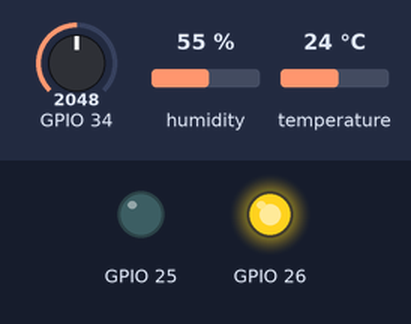
This program was run on a simulated ESP32. Parts: output pins drawn as LEDs (lit = HIGH). Inputs (shaded band) come from the test bench; at power-on: temperature 24 °C, GPIO 34 = 2048, humidity 55 % (analog values on the 0–4095 scale). What the program prints to the serial monitor is not drawn.

Above: at 1.2 s.
1.3 s: temperature set to 29.2 °C
6.5 s: temperature set to 30.4 °C
At 9.2 s:
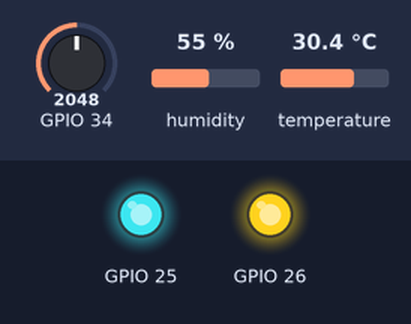
9.5 s: GPIO 34 set to 1806
11.5 s: GPIO 34 set to 1684
At 13.1 s:
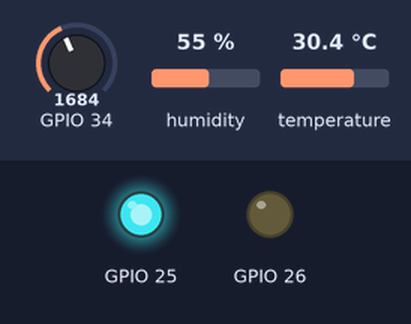
13.5 s: temperature set to 28.5 °C
15.2 s: temperature set to 27.3 °C
At 19.0 s:
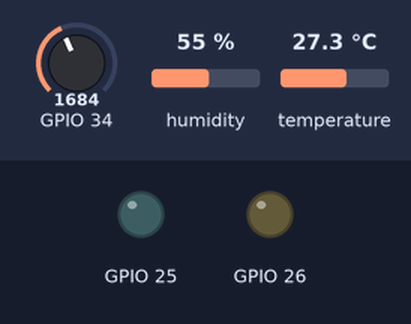
Timing chart, 0 to 20.5 s (numbered marks = the images above; inputs shaded):
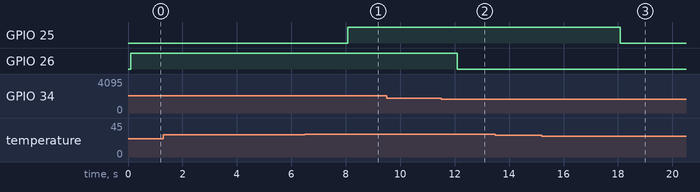

Measured:
- the behaviour switches between 29.9 and 30 °C on temperature (found by bisection; images 0 and 1)
- the behaviour switches between 1757 and 1756 on GPIO 34 (found by bisection; images 1 and 2)
- the behaviour switches between 28 and 27.9 °C on temperature (found by bisection; images 2 and 3)
- after the input at 1.3 s, every drawn part: stays the same
- after the input at 6.5 s, GPIO 25: LOW → HIGH after 1.6 s
- after the input at 9.5 s, every drawn part: stays the same
- after the input at 11.5 s, GPIO 26: HIGH → LOW after 0.59 s
- after the input at 13.5 s, every drawn part: stays the same
- after the input at 15.2 s, GPIO 25: HIGH → LOW after 2.9 s

The program:

main.cpp
```cpp
#include <Arduino.h>
#include <DHT.h>
#include <stdint.h>

#include "command_guard.h"
#include "dht_arduino_driver.h"
#include "gpio_arduino_sink.h"
#include "light_arduino_driver.h"
#include "light_sensor.h"
#include "node_actuators.h"
#include "node_automation.h"
#include "node_profile.h"
#include "temp_humidity_sensor.h"
#include "utc_time.h"
#include "wifi_arduino_adapter.h"
#include "wifi_connection_manager.h"

namespace {

#if defined(NODE_ENV_SIM)
constexpr uint8_t kAdafruitDhtType = DHT22;
constexpr node_env::DhtSensorKind kCompileTimeDhtKind = node_env::DhtSensorKind::DHT22;
constexpr node_env::LightSensorKind kCompileTimeLightKind = node_env::LightSensorKind::LDR_ADC_SIM;
constexpr const char* kFanOutputRole = "sim_fan_indicator_led";
#elif defined(NODE_ENV_REAL)
constexpr uint8_t kAdafruitDhtType = DHT11;
constexpr node_env::DhtSensorKind kCompileTimeDhtKind = node_env::DhtSensorKind::DHT11;
constexpr node_env::LightSensorKind kCompileTimeLightKind = node_env::LightSensorKind::BH1750;
constexpr const char* kFanOutputRole = "mosfet_gate_driver_5v_fan";
#endif

constexpr node_env::ActuatorPolarity kActuatorPolarity =
    node_profile::kActuatorActiveHigh ? node_env::ActuatorPolarity::ACTIVE_HIGH
                                      : node_env::ActuatorPolarity::ACTIVE_LOW;

node_env::AutomationController g_automation;
node_env::CommandGuard g_command_guard;
node_env::ArduinoGpioSink g_gpio_sink;
node_env::NodeActuatorSync g_actuator_sync(node_env::ActuatorPinConfig{
    node_profile::kLampGpioPin,
    node_profile::kFanGpioPin,
    kActuatorPolarity,
    kActuatorPolarity,
});
node_env::DhtArduinoDriver g_dht_driver(node_profile::kDhtDataPin, kAdafruitDhtType);
node_env::TempHumiditySensor g_temp_hum_sensor(node_env::TempHumidityConfig{
    kCompileTimeDhtKind,
    node_profile::kDhtSampleIntervalMs,
    node_profile::kDhtStaleTimeoutMs,
});

#if defined(NODE_ENV_SIM)
node_env::LdrAdcArduinoDriver g_light_driver(node_profile::kLdrAdcPin,
                                             node_profile::kLightMaxValidLux);
#elif defined(NODE_ENV_REAL)
node_env::Bh1750ArduinoDriver g_light_driver(node_profile::kBh1750SdaPin,
                                             node_profile::kBh1750SclPin,
                                             node_profile::kBh1750I2cAddress);
#endif
node_env::LightSensor g_light_sensor(node_env::LightSensorConfig{
    kCompileTimeLightKind,
    node_profile::kLightSampleIntervalMs,
    node_profile::kLightStaleTimeoutMs,
    node_profile::kLightMaxValidLux,
});
node_env::ArduinoWiFiAdapter g_wifi_adapter;
node_env::WiFiConnectionManager g_wifi_manager(
    node_env::ArduinoWiFiAdapter::defaultConfigFromProfile());

bool g_light_begin_ok = false;
uint32_t g_last_heartbeat_ms = 0;
uint32_t g_heartbeat_seq = 0;
bool g_has_logged_dht = false;
uint32_t g_last_dht_log_ms = 0;
bool g_has_logged_light = false;
uint32_t g_last_light_log_ms = 0;
bool g_has_logged_wifi = false;
bool g_wifi_log_pending = false;
uint32_t g_last_wifi_log_ms = 0;

void logBootBanner() {
    const node_env::AutomationState& auto_state = g_automation.state();
    const node_env::ActuatorOutputs& act_out = g_actuator_sync.outputs();

    Serial.println();
    Serial.println(F("========================================"));
    Serial.print(F("node_id="));
    Serial.print(node_profile::kNodeId);
    Serial.print(F(" role="));
    Serial.print(node_profile::kNodeRole);
    Serial.print(F(" env="));
    Serial.println(node_profile::kBuildEnvName);

    Serial.print(F("planned_sensors: temp_hum="));
    Serial.print(node_profile::kExpectedTempHumSensor);
    Serial.print(F(" light="));
    Serial.println(node_profile::kExpectedLightSensor);

    Serial.print(F("dht_driver: sensor="));
    Serial.print(node_env::TempHumiditySensor::sensorKindToString(kCompileTimeDhtKind));
    Serial.print(F(" sim="));
    Serial.print(node_profile::kDhtIsSimulation ? F("true") : F("false"));
    Serial.print(F(" gpio="));
    Serial.print(node_profile::kDhtDataPin);
    Serial.print(F(" interval_ms="));
    Serial.print(g_temp_hum_sensor.config().sample_interval_ms);
    Serial.print(F(" stale_ms="));
    Serial.println(g_temp_hum_sensor.config().stale_timeout_ms);

    Serial.print(F("light_driver: sensor="));
    Serial.print(node_env::LightSensor::sensorKindToString(kCompileTimeLightKind));
    Serial.print(F(" sim_estimate="));
    Serial.print(node_profile::kLightIsSimulation ? F("true") : F("false"));
#if defined(NODE_ENV_SIM)
    Serial.print(F(" adc_gpio="));
    Serial.print(node_profile::kLdrAdcPin);
#elif defined(NODE_ENV_REAL)
    Serial.print(F(" sda="));
    Serial.print(node_profile::kBh1750SdaPin);
    Serial.print(F(" scl="));
    Serial.print(node_profile::kBh1750SclPin);
    Serial.print(F(" i2c_addr=0x"));
    Serial.print(node_profile::kBh1750I2cAddress, HEX);
    Serial.print(F(" init_ok="));
    Serial.print(g_light_begin_ok ? F("true") : F("false"));
#endif
    Serial.print(F(" interval_ms="));
    Serial.print(g_light_sensor.config().sample_interval_ms);
    Serial.print(F(" stale_ms="));
    Serial.println(g_light_sensor.config().stale_timeout_ms);

    Serial.print(F("actuators: lamp_gpio="));
    Serial.print(g_actuator_sync.config().lamp_pin);
    Serial.print(F(" fan_gpio="));
    Serial.print(g_actuator_sync.config().fan_pin);
    Serial.print(F(" fan_role="));
    Serial.print(kFanOutputRole);
    Serial.print(F(" polarity="));
    Serial.print(node_env::NodeActuatorSync::polarityToString(kActuatorPolarity));
    Serial.print(F(" safe_boot_init="));
    Serial.print(act_out.initialized ? F("true") : F("false"));
    Serial.print(F(" lamp_level="));
    Serial.print(act_out.lamp_level_high ? F("HIGH") : F("LOW"));
    Serial.print(F(" fan_level="));
    Serial.println(act_out.fan_level_high ? F("HIGH") : F("LOW"));

    Serial.print(F("automation_safe_boot: mode="));
    Serial.print(node_env::AutomationController::modeToString(auto_state.mode));
    Serial.print(F(" lamp_on="));
    Serial.print(auto_state.lamp_on ? F("true") : F("false"));
    Serial.print(F(" fan_on="));
    Serial.print(auto_state.fan_on ? F("true") : F("false"));
    Serial.print(F(" sensor_health="));
    Serial.println(node_env::AutomationController::healthToString(auto_state.sensor_health));

    Serial.print(F("command_guard: dedup_cap="));
    Serial.print(static_cast<unsigned long>(g_command_guard.dedupCapacity()));
    Serial.print(F(" dedup_storage=ram_volatile_lost_on_reboot utc_format="));
    Serial.println(node_env::UtcParser::expectedFormat());

    const node_env::WiFiStatusSnapshot& wifi_snap = g_wifi_manager.snapshot();
    Serial.print(F("wifi_sta: config_source="));
    Serial.print(node_profile::kWifiConfigSource);
    Serial.print(F(" configured="));
    Serial.print(wifi_snap.configured ? F("true") : F("false"));
    Serial.print(F(" state="));
    Serial.print(node_env::WiFiConnectionManager::stateToString(wifi_snap.state));
    Serial.print(F(" channel="));
    Serial.print(node_profile::kWifiChannel);
    Serial.print(F(" timeout_ms="));
    Serial.print(node_profile::kWifiConnectTimeoutMs);
    Serial.print(F(" backoff_ms="));
    Serial.print(node_profile::kWifiBackoffInitialMs);
    Serial.print(F(".."));
    Serial.print(node_profile::kWifiBackoffMaxMs);
    Serial.println(F(" mqtt_transport=not_implemented"));

    Serial.print(F("cpu_freq_mhz="));
    Serial.print(getCpuFrequencyMhz());
    Serial.print(F(" free_heap="));
    Serial.println(ESP.getFreeHeap());
    Serial.println(F("status=baseline_ready loop_mode=non_blocking_scheduler"));
    Serial.println(F("========================================"));
}

void logDhtStatus(uint32_t now_ms, const node_env::TempHumidityReading& reading) {
    const node_env::AutomationState& auto_state = g_automation.state();

    Serial.print(F("[sensor] type="));
    Serial.print(node_env::TempHumiditySensor::sensorKindToString(reading.sensor_kind));
    Serial.print(F(" sim="));
    Serial.print(node_profile::kDhtIsSimulation ? F("true") : F("false"));
    Serial.print(F(" gpio="));
    Serial.print(node_profile::kDhtDataPin);
    Serial.print(F(" status="));
    Serial.print(node_env::TempHumiditySensor::statusToString(reading.status));

    if (reading.valid) {
        Serial.print(F(" temp_c="));
        Serial.print(reading.temperature_c, 1);
        Serial.print(F(" humidity_pct="));
        Serial.print(reading.humidity_pct, 1);
    } else {
        Serial.print(F(" error="));
        Serial.print(node_env::TempHumiditySensor::errorToString(reading.error));
        Serial.print(F(" failures="));
        Serial.print(static_cast<unsigned long>(reading.consecutive_failures));
        Serial.print(F(" temp_c=NA humidity_pct=NA"));
    }

    Serial.print(F(" fan="));
    Serial.print(auto_state.fan_on ? 1 : 0);
    Serial.print(F(" health="));
    Serial.print(node_env::AutomationController::healthToString(auto_state.sensor_health));
    Serial.print(F(" uptime_ms="));
    Serial.println(now_ms);
}

void logLightStatus(uint32_t now_ms, const node_env::LightReading& reading) {
    const node_env::AutomationState& auto_state = g_automation.state();

    Serial.print(F("[light] type="));
    Serial.print(node_env::LightSensor::sensorKindToString(reading.sensor_kind));
    Serial.print(F(" sim_estimate="));
    Serial.print(reading.is_simulated_estimate ? F("true") : F("false"));
    Serial.print(F(" status="));
    Serial.print(node_env::LightSensor::statusToString(reading.status));

    if (reading.valid) {
        Serial.print(F(" lux="));
        Serial.print(reading.lux, 1);
    } else {
        Serial.print(F(" error="));
        Serial.print(node_env::LightSensor::errorToString(reading.error));
        Serial.print(F(" failures="));
        Serial.print(static_cast<unsigned long>(reading.consecutive_failures));
        Serial.print(F(" lux=NA"));
    }

    Serial.print(F(" lamp="));
    Serial.print(auto_state.lamp_on ? 1 : 0);
    Serial.print(F(" health="));
    Serial.print(node_env::AutomationController::healthToString(auto_state.sensor_health));
    Serial.print(F(" uptime_ms="));
    Serial.println(now_ms);
}

void logActuatorTransition(uint32_t now_ms, const node_env::ActuatorSyncOutcome& outcome) {
    const node_env::AutomationState& auto_state = g_automation.state();

    Serial.print(F("[actuator] mode="));
    Serial.print(node_env::AutomationController::modeToString(auto_state.mode));
    Serial.print(F(" lamp_gpio="));
    Serial.print(g_actuator_sync.config().lamp_pin);
    Serial.print(F(" lamp="));
    Serial.print(outcome.outputs.lamp_on ? 1 : 0);
    Serial.print(F(" fan_gpio="));
    Serial.print(g_actuator_sync.config().fan_pin);
    Serial.print(F(" fan="));
    Serial.print(outcome.outputs.fan_on ? 1 : 0);
    Serial.print(F(" health="));
    Serial.print(node_env::AutomationController::healthToString(auto_state.sensor_health));
    Serial.print(F(" uptime_ms="));
    Serial.println(now_ms);
}

void logWiFiStatus(uint32_t now_ms, const node_env::WiFiStatusSnapshot& snap) {
    Serial.print(F("[wifi] state="));
    Serial.print(node_env::WiFiConnectionManager::stateToString(snap.state));
    Serial.print(F(" err="));
    Serial.print(node_env::WiFiConnectionManager::errorToString(snap.last_error));
    Serial.print(F(" connected="));
    Serial.print(snap.connected ? 1 : 0);
    Serial.print(F(" has_ip="));
    Serial.print(snap.has_valid_ip ? 1 : 0);
    Serial.print(F(" rssi_dbm="));
    Serial.print(static_cast<int>(snap.rssi_dbm));
    Serial.print(F(" attempts="));
    Serial.print(static_cast<unsigned long>(snap.connect_attempts));
    Serial.print(F(" failures="));
    Serial.print(static_cast<unsigned long>(snap.connect_failures));
    Serial.print(F(" backoff_ms="));
    Serial.print(static_cast<unsigned long>(snap.current_backoff_ms));
    Serial.print(F(" uptime_ms="));
    Serial.println(now_ms);
}

void logHeartbeat(uint32_t now_ms) {
    const node_env::AutomationState& auto_state = g_automation.state();
    const node_env::WiFiStatusSnapshot& wifi_snap = g_wifi_manager.snapshot();

    ++g_heartbeat_seq;
    Serial.print(F("[heartbeat] node="));
    Serial.print(node_profile::kNodeId);
    Serial.print(F(" env="));
    Serial.print(node_profile::kBuildEnvName);
    Serial.print(F(" mode="));
    Serial.print(node_env::AutomationController::modeToString(auto_state.mode));
    Serial.print(F(" lamp="));
    Serial.print(auto_state.lamp_on ? 1 : 0);
    Serial.print(F(" fan="));
    Serial.print(auto_state.fan_on ? 1 : 0);
    Serial.print(F(" health="));
    Serial.print(node_env::AutomationController::healthToString(auto_state.sensor_health));
    Serial.print(F(" wifi_state="));
    Serial.print(node_env::WiFiConnectionManager::stateToString(wifi_snap.state));
    Serial.print(F(" wifi_connected="));
    Serial.print(wifi_snap.connected ? 1 : 0);
    Serial.print(F(" wifi_has_ip="));
    Serial.print(wifi_snap.has_valid_ip ? 1 : 0);
    Serial.print(F(" mqtt_online=false telemetry_published=false seq="));
    Serial.print(g_heartbeat_seq);
    Serial.print(F(" uptime_ms="));
    Serial.print(now_ms);
    Serial.print(F(" free_heap="));
    Serial.println(ESP.getFreeHeap());
}

}  // namespace

void setup() {
    g_actuator_sync.beginSafeOff(g_gpio_sink);
    Serial.begin(node_profile::kSerialBaudRate);
    g_dht_driver.begin();
    g_light_begin_ok = g_light_driver.begin();
    g_wifi_manager.begin(g_wifi_adapter);
    logBootBanner();
    g_last_heartbeat_ms = millis();
}

void loop() {
    const uint32_t now_ms = millis();

    const node_env::WiFiStepOutcome wifi_outcome = g_wifi_manager.tick(now_ms, g_wifi_adapter);
    if (wifi_outcome.state_changed) {
        g_wifi_log_pending = true;
    }
    if (wifi_outcome.current_state != node_env::WiFiState::UNCONFIGURED &&
        g_wifi_log_pending &&
        node_env::WiFiConnectionManager::shouldEmitSerialLog(
            g_has_logged_wifi, now_ms, g_last_wifi_log_ms, true,
            node_profile::kWifiLogIntervalMs)) {
        logWiFiStatus(now_ms, wifi_outcome.snapshot);
        g_has_logged_wifi = true;
        g_last_wifi_log_ms = now_ms;
        g_wifi_log_pending = false;
    }

    const node_env::DhtPollOutcome dht_outcome = g_temp_hum_sensor.poll(now_ms, g_dht_driver);
    const node_env::LightPollOutcome light_outcome = g_light_sensor.poll(now_ms, g_light_driver);

    if (dht_outcome.attempted || dht_outcome.status_changed ||
        light_outcome.attempted || light_outcome.status_changed) {
        node_env::SensorReading auto_reading{};
        auto_reading.temperature_c = dht_outcome.reading.temperature_c;
        auto_reading.temperature_valid = dht_outcome.reading.valid;
        auto_reading.light_lux = light_outcome.reading.lux;
        auto_reading.light_lux_valid = light_outcome.reading.valid;
        g_automation.evaluateSensors(auto_reading);

        if ((dht_outcome.attempted || dht_outcome.status_changed) &&
            node_env::TempHumiditySensor::shouldEmitSerialLog(
                g_has_logged_dht, now_ms, g_last_dht_log_ms, dht_outcome.status_changed,
                node_profile::kSensorLogIntervalMs, node_profile::kDhtSampleIntervalMs)) {
            logDhtStatus(now_ms, dht_outcome.reading);
            g_has_logged_dht = true;
            g_last_dht_log_ms = now_ms;
        }

        if ((light_outcome.attempted || light_outcome.status_changed) &&
            node_env::TempHumiditySensor::shouldEmitSerialLog(
                g_has_logged_light, now_ms, g_last_light_log_ms, light_outcome.status_changed,
                node_profile::kSensorLogIntervalMs, node_profile::kLightSampleIntervalMs)) {
            logLightStatus(now_ms, light_outcome.reading);
            g_has_logged_light = true;
            g_last_light_log_ms = now_ms;
        }
    }

    const node_env::ActuatorSyncOutcome act_outcome =
        g_actuator_sync.sync(g_automation.state(), g_gpio_sink);
    if (act_outcome.changed) {
        logActuatorTransition(now_ms, act_outcome);
    }

    // Unsigned delta preserves correctness across the 32-bit millis() rollover.
    if (now_ms - g_last_heartbeat_ms >= node_profile::kHeartbeatIntervalMs) {
        g_last_heartbeat_ms = now_ms;
        logHeartbeat(now_ms);
    }
}
```

wifi_arduino_adapter.h
```cpp
#pragma once

#include <cstdint>

#include "wifi_connection_manager.h"

namespace node_env {

// Arduino-ESP32 Wi-Fi STA adapter isolating WiFi.h calls from WiFiConnectionManager.
class ArduinoWiFiAdapter final : public IWiFiAdapter {
public:
    bool configureStation() override;
    bool beginConnect(const char* ssid, const char* password, int32_t channel) override;
    void disconnectAttempt() override;
    WiFiAdapterStatus pollStatus() override;

    static WiFiStationConfig defaultConfigFromProfile();

private:
    static constexpr uint32_t kStaleFailureMaskMs = 500UL;
    bool awaiting_fresh_status_ = false;
    uint32_t connect_started_ms_ = 0UL;
};

}  // namespace node_env
```

dht_arduino_driver.cpp
```cpp
#include "dht_arduino_driver.h"

namespace node_env {

DhtArduinoDriver::DhtArduinoDriver(uint8_t data_pin, uint8_t adafruit_dht_type)
    : dht_(data_pin, adafruit_dht_type) {}

void DhtArduinoDriver::begin() {
    dht_.begin();
}

bool DhtArduinoDriver::readRawSample(float* out_temp_c, float* out_humidity_pct) {
    if (out_temp_c == nullptr || out_humidity_pct == nullptr) {
        return false;
    }
    // Single physical read; subsequent readTemperature/readHumidity reuse cached frame within 2000 ms.
    if (!dht_.read(false)) {
        return false;
    }
    *out_temp_c = dht_.readTemperature(false, false);
    *out_humidity_pct = dht_.readHumidity(false);
    return true;
}

}  // namespace node_env
```

dht_arduino_driver.h
```cpp
#pragma once

#include <DHT.h>
#include <cstdint>

#include "temp_humidity_sensor.h"

namespace node_env {

// Arduino/ESP32 adapter wrapping adafruit/DHT sensor library.
// Note: DHT::read() uses synchronous single-wire pulse timing (~5-25 ms) and brief InterruptLock.
class DhtArduinoDriver final : public IDhtRawReader {
public:
    DhtArduinoDriver(uint8_t data_pin, uint8_t adafruit_dht_type);

    void begin();
    bool readRawSample(float* out_temp_c, float* out_humidity_pct) override;

private:
    DHT dht_;
};

}  // namespace node_env
```

Source omitted: node_profile.h (2742 bytes), wifi_arduino_adapter.cpp (4584 bytes), light_arduino_driver.cpp (2205 bytes), light_arduino_driver.h (1032 bytes), gpio_arduino_sink.cpp (646 bytes), gpio_arduino_sink.h (309 bytes)
